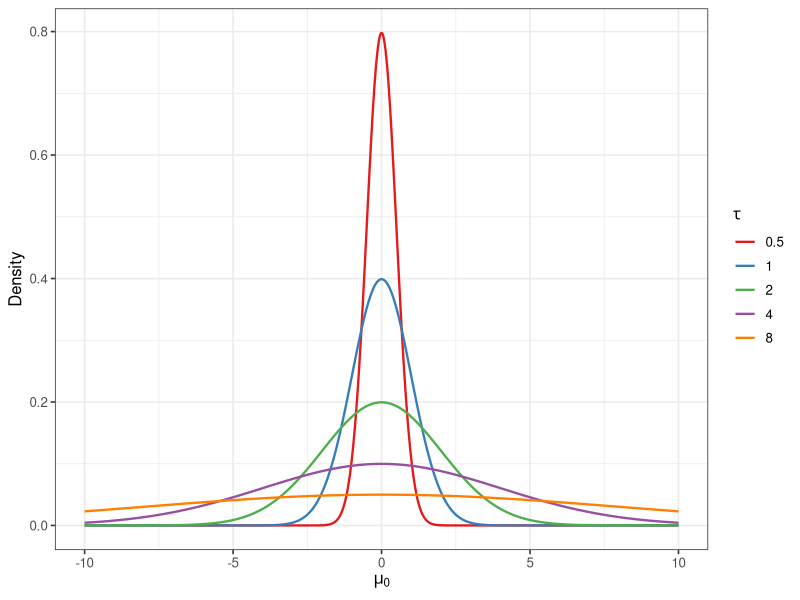
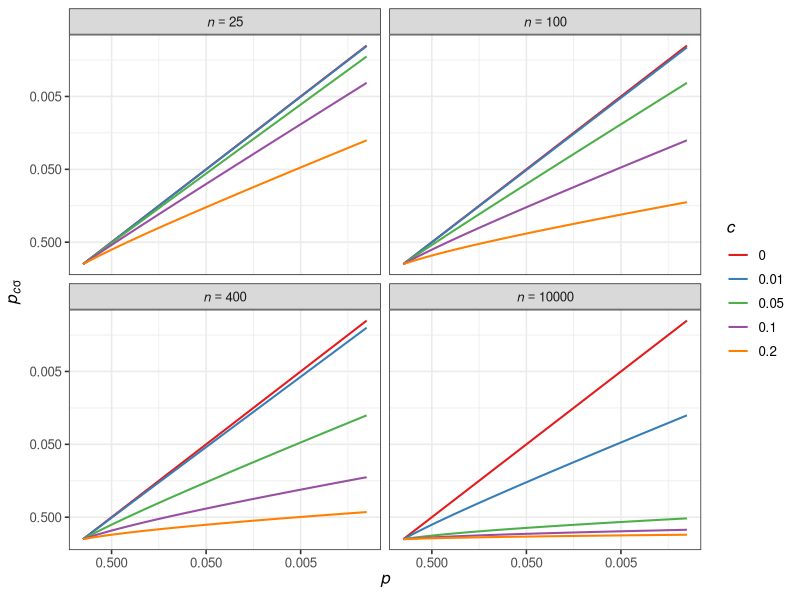
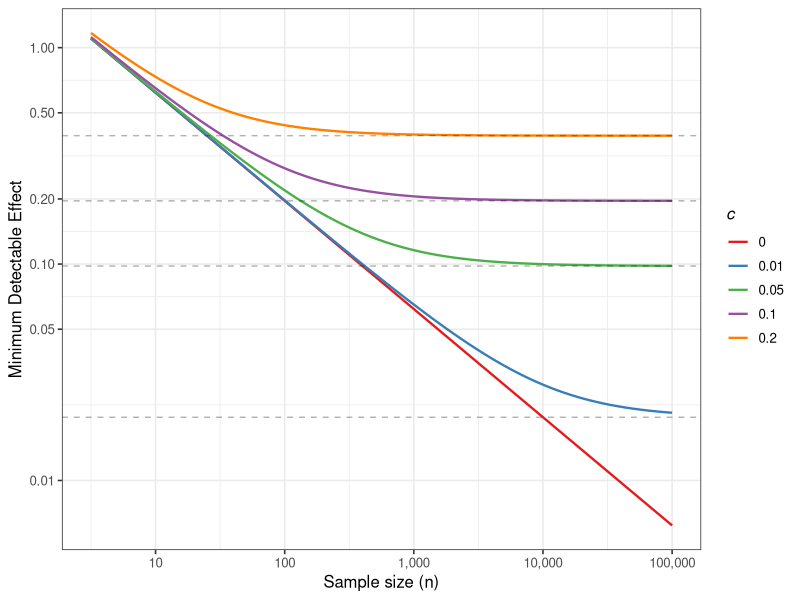
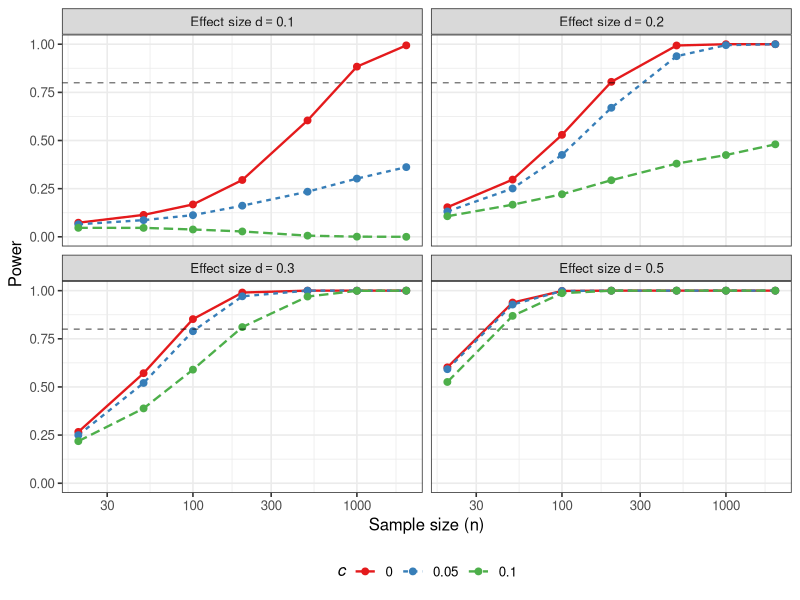
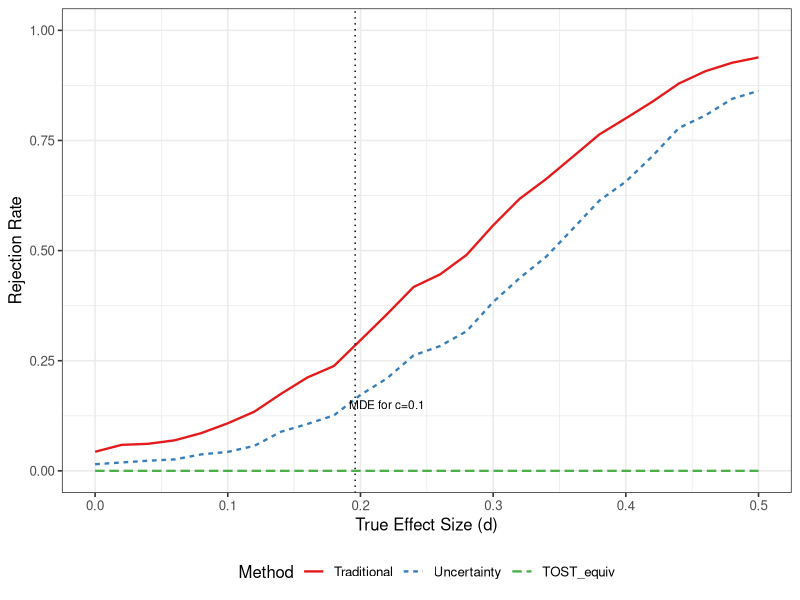
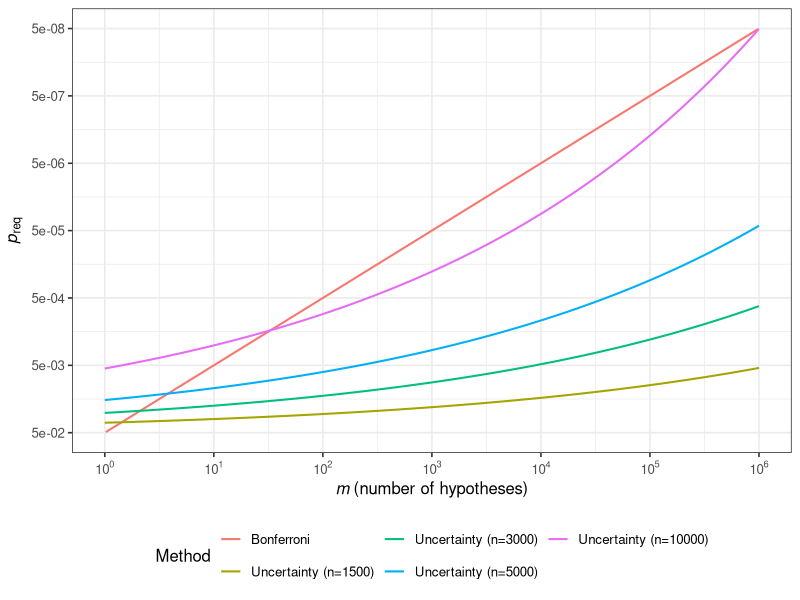
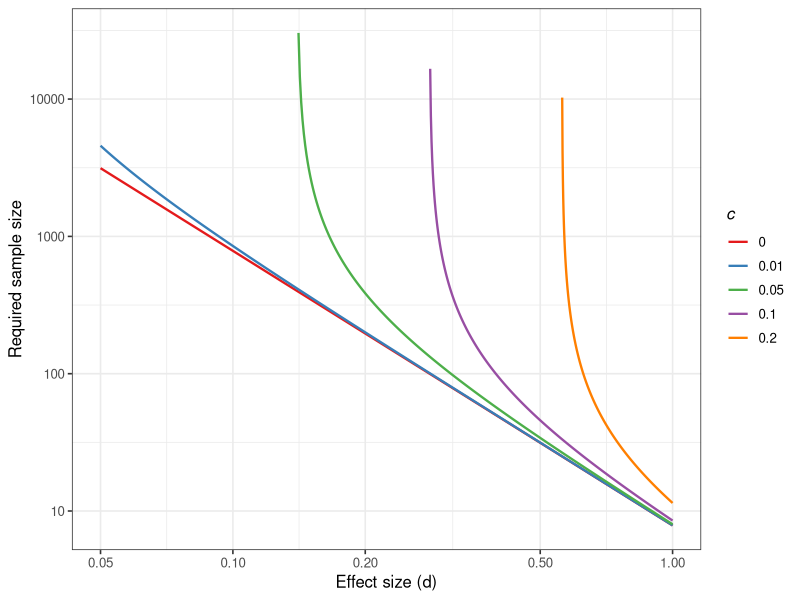

Reproduce these figures in R, in order.
## ---- chunk 1
knitr::opts_chunk$set(
  echo = FALSE,
  fig.align = "center",
  message = FALSE,
  warning = FALSE,
  cache = FALSE,
  dpi = 300,
  fig.width = 8,
  fig.height = 5
)

library(knitr)
library(data.table)
library(ggplot2)
library(scales)
library(parallel)

# Custom reverse log transformation for p-value plots
reverselog_trans <- function(base = exp(1)) {
  trans <- function(x) -log(x, base)
  inv <- function(x) base^(-x)
  trans_new(paste0("reverselog-", format(base)), trans, inv,
            log_breaks(base = base),
            domain = c(1e-100, Inf))
}

# Core functions
CalP_uncertainty <- function(z, n, c) {
  zval <- z / sqrt(1 + n * c^2)
  pval <- 2 * (1 - pnorm(abs(zval)))
  return(pval)
}

CalP_effect <- function(d, n, c) {
  zval <- d / sqrt(1/n + c^2)
  pval <- 2 * (1 - pnorm(abs(zval)))
  return(pval)
}

# Uncertainty scaling function for multiple testing
cfun <- function(base, m, b) {
  log_c <- log10(base) + b * log10(m)
  return(10^log_c)
}

# Set theme
theme_set(theme_bw(base_size = 12))
## ---- chunk 2
#| label: fig-null-uncertainty
#| fig-cap: "Null hypothesis with uncertainty: $\\mu_0 = 0$, varying $\\tau$"

h <- CJ(x = seq(-10, 10, by = 0.01), tau = c(0.5, 1, 2, 4, 8))
h[, Density := dnorm(x, sd = tau)]
ggplot(h, aes(x, Density, colour = factor(tau))) +
  geom_line(linewidth = 0.8) +
  labs(color = expression(tau)) +
  xlab(expression(mu[0])) +
  scale_color_brewer(palette = "Set1")
## ---- chunk 3
#| label: fig-p-shrinkage
#| fig-cap: "Effect-size-integrated $p_{c\\sigma}$ across uncertainty ($c$) and sample size ($n$)"

z <- seq(0, 7, by = 0.001)
n <- c(25, 100, 400, 10000)
c_vals <- c(0, 0.01, 0.05, 0.1, 0.2)

comp <- CJ(Z = z, N = n, c = c_vals)
comp[, p := CalP_uncertainty(Z, N, c)]
setkey(comp, Z, N)
dd <- comp[c == 0][comp]

ggplot(dd, aes(p, i.p, color = factor(i.c))) +
  geom_line(linewidth = 0.7) +
  facet_wrap(~N, ncol = 2, labeller = label_bquote(cols = italic(n) == .(N))) +
  scale_x_continuous(expression(italic(p)), trans = reverselog_trans(10),
                     breaks = c(0.5, 0.05, 0.005), limits = c(1, 10^(-3))) +
  scale_y_continuous(expression(italic(p)[italic(c)*sigma]), trans = reverselog_trans(10),
                     breaks = c(0.5, 0.05, 0.005), limits = c(1, 10^(-3))) +
  labs(color = expression(italic(c))) +
  scale_color_brewer(palette = "Set1")
## ---- chunk 4
#| label: fig-mde
#| fig-cap: "Minimum Detectable Effect (MDE) as a function of sample size for different uncertainty levels"

n_seq <- 10^seq(0.5, 5, by = 0.01)
c_vals <- c(0, 0.01, 0.05, 0.1, 0.2)

mde_data <- CJ(n = n_seq, c = c_vals)
mde_data[, MDE := qnorm(0.975) * sqrt(1/n + c^2)]

ggplot(mde_data, aes(n, MDE, color = factor(c))) +
  geom_line(linewidth = 0.8) +
  scale_x_log10("Sample size (n)", breaks = 10^(1:5), labels = scales::comma) +
  scale_y_log10("Minimum Detectable Effect", breaks = c(0.01, 0.05, 0.1, 0.2, 0.5, 1)) +
  labs(color = expression(italic(c))) +
  scale_color_brewer(palette = "Set1") +
  geom_hline(yintercept = qnorm(0.975) * c_vals[-1], linetype = "dashed", alpha = 0.3)
## ---- chunk 5
#| label: tbl-type1
#| tbl-cap: "Type I Error Rates at $\\alpha = 0.05$ (10,000 simulations per scenario)"

set.seed(2024)
nsim <- 10000

sim_typeI <- function(n, c, nsim = 10000) {
  # Generate data under H0: mu = 0
  rejections <- replicate(nsim, {
    x <- rnorm(n, mean = 0, sd = 1)
    z <- mean(x) / (1/sqrt(n))
    p_traditional <- 2 * (1 - pnorm(abs(z)))
    p_uncertainty <- CalP_uncertainty(z, n, c)
    c(trad = p_traditional < 0.05, uncert = p_uncertainty < 0.05)
  })

  data.table(
    n = n,
    c = c,
    Traditional = mean(rejections["trad", ]),
    Uncertainty = mean(rejections["uncert", ])
  )
}

# Run simulations
scenarios <- CJ(n = c(30, 100, 500, 1000, 5000), c = c(0, 0.01, 0.05, 0.1))
results_typeI <- rbindlist(lapply(1:nrow(scenarios), function(i) {
  sim_typeI(scenarios$n[i], scenarios$c[i], nsim)
}))

# Format for display
results_wide <- dcast(results_typeI, n ~ c, value.var = "Uncertainty")
setnames(results_wide, c("n", paste0("c=", c(0, 0.01, 0.05, 0.1))))

kable(results_wide, digits = 3, align = "c", booktabs = TRUE, format = "latex",
      col.names = c("Sample Size", "c=0 (Traditional)", "c=0.01", "c=0.05", "c=0.1"))
## ---- chunk 6
#| label: fig-power
#| fig-cap: "Power curves comparing traditional p-value and uncertainty-adjusted $p_{c\\sigma}$ for various effect sizes"

set.seed(2024)
nsim <- 5000

sim_power <- function(n, d, c, nsim = 5000) {
  rejections <- replicate(nsim, {
    x <- rnorm(n, mean = d, sd = 1)  # True effect = d
    z <- mean(x) / (1/sqrt(n))
    p_uncertainty <- CalP_uncertainty(z, n, c)
    p_uncertainty < 0.05
  })
  mean(rejections)
}

# Power for various scenarios
n_seq <- c(20, 50, 100, 200, 500, 1000, 2000)
d_vals <- c(0.1, 0.2, 0.3, 0.5)
c_vals <- c(0, 0.05, 0.1)

power_data <- CJ(n = n_seq, d = d_vals, c = c_vals)
power_data[, power := mapply(sim_power, n, d, c, MoreArgs = list(nsim = nsim))]

ggplot(power_data, aes(n, power, color = factor(c), linetype = factor(c))) +
  geom_line(linewidth = 0.8) +
  geom_point(size = 2) +
  facet_wrap(~d, ncol = 2, labeller = label_bquote(cols = "Effect size d" == .(d))) +
  scale_x_log10("Sample size (n)") +
  scale_y_continuous("Power", limits = c(0, 1)) +
  labs(color = expression(italic(c)), linetype = expression(italic(c))) +
  geom_hline(yintercept = 0.8, linetype = "dashed", alpha = 0.5) +
  scale_color_brewer(palette = "Set1") +
  theme(legend.position = "bottom")
## ---- chunk 7
#| label: tbl-birthwt
#| tbl-cap: "Effect of maternal smoking on birth weight: Comparison of methods"

library(MASS)
data(birthwt)

# Compare birth weight between smoking and non-smoking mothers
smokers <- birthwt$bwt[birthwt$smoke == 1]
nonsmokers <- birthwt$bwt[birthwt$smoke == 0]

n1 <- length(smokers)
n2 <- length(nonsmokers)
mean_diff <- mean(nonsmokers) - mean(smokers)  # positive = non-smokers heavier
pooled_sd <- sqrt(((n1-1)*var(smokers) + (n2-1)*var(nonsmokers)) / (n1+n2-2))
se_diff <- pooled_sd * sqrt(1/n1 + 1/n2)
effect_size <- mean_diff / pooled_sd  # Cohen's d
t_stat <- mean_diff / se_diff
n_eff <- (n1 * n2) / (n1 + n2)  # effective sample size

# Traditional p-value (two-sided t-test)
p_trad <- 2 * pt(-abs(t_stat), df = n1 + n2 - 2)

# Uncertainty-adjusted p-values
c_values <- c(0.1, 0.2, 0.3)
p_uncertainty <- sapply(c_values, function(c) {
  t_adj <- t_stat / sqrt(1 + n_eff * c^2)
  2 * pt(-abs(t_adj), df = n1 + n2 - 2)
})

# TOST equivalence test (bound = 0.2 SD, ~150g)
equiv_bound <- 0.2 * pooled_sd
t_lower <- (mean_diff - (-equiv_bound)) / se_diff
t_upper <- (equiv_bound - mean_diff) / se_diff
p_tost <- max(pt(-t_lower, df = n1+n2-2), pt(-t_upper, df = n1+n2-2))

# Summary table
results <- data.table(
  Method = c("Traditional t-test",
             paste0("Uncertainty (c=", c_values, ")"),
             "TOST ($\\delta = 0.2\\sigma$)"),
  `p-value` = c(p_trad, p_uncertainty, p_tost),
  `Significant ($p < 0.05$)` = c(p_trad < 0.05, p_uncertainty < 0.05, p_tost < 0.05)
)

kable(results, digits = 4, align = "lcc", booktabs = TRUE, format = "latex", escape = FALSE)
## ---- chunk 8
#| label: fig-comparison-tost
#| fig-cap: "Comparison: Uncertainty-adjusted method vs TOST across effect sizes (n = 200)"

set.seed(2024)
nsim <- 3000
n <- 200

compare_methods <- function(d, n, c, equiv_bound, nsim) {
  results <- replicate(nsim, {
    # Generate two-sample data
    x1 <- rnorm(n/2, mean = 0, sd = 1)
    x2 <- rnorm(n/2, mean = d, sd = 1)

    mean_diff <- mean(x2) - mean(x1)
    se_diff <- sqrt(2 / (n/2))
    z_stat <- mean_diff / se_diff
    n_eff <- (n/2)^2 / n

    # Traditional
    p_trad <- 2 * (1 - pnorm(abs(z_stat)))

    # Uncertainty-adjusted
    p_uncert <- CalP_uncertainty(z_stat, n_eff, c)

    # TOST
    t_lower <- (mean_diff - (-equiv_bound)) / se_diff
    t_upper <- (equiv_bound - mean_diff) / se_diff
    p_tost_equiv <- max(pnorm(-t_lower), pnorm(-t_upper))

    c(trad = p_trad < 0.05,
      uncert = p_uncert < 0.05,
      tost_reject_null = p_trad < 0.05,
      tost_equiv = p_tost_equiv < 0.05)
  })

  data.table(
    d = d,
    Traditional = mean(results["trad", ]),
    Uncertainty = mean(results["uncert", ]),
    TOST_equiv = mean(results["tost_equiv", ])
  )
}

d_seq <- seq(0, 0.5, by = 0.02)
comparison <- rbindlist(lapply(d_seq, compare_methods, n = 200, c = 0.1, equiv_bound = 0.2, nsim = nsim))

comparison_long <- melt(comparison, id.vars = "d", variable.name = "Method", value.name = "Rate")

ggplot(comparison_long, aes(d, Rate, color = Method, linetype = Method)) +
  geom_line(linewidth = 0.8) +
  scale_x_continuous("True Effect Size (d)") +
  scale_y_continuous("Rejection Rate", limits = c(0, 1)) +
  scale_color_brewer(palette = "Set1") +
  geom_vline(xintercept = 0.1 * 1.96, linetype = "dotted") +
  annotate("text", x = 0.22, y = 0.15, label = "MDE for c=0.1", size = 3) +
  theme(legend.position = "bottom")
## ---- chunk 9
#| label: fig-multiple
#| fig-cap: "Multiple testing: Uncertainty control ($c_m = c \\cdot m^b$) vs Bonferroni correction"

nt <- 10^seq(0, 6, by = 0.01)
n_samples <- c(1500, 3000, 5000, 10000)

bf2 <- CJ(m = nt, N = n_samples)
bf2[, `:=`(
  Bonferroni = qnorm(1 - 0.025/m),
  Uncertainty = qnorm(1 - 0.025) * sqrt(1 + N * cfun(0.01, m, 0.069)^2)
)]

bf3 <- melt(bf2, id.vars = c("m", "N"), measure.vars = c("Bonferroni", "Uncertainty"),
            variable.name = "Method", value.name = "zcut")
bf3[Method == "Uncertainty", Method := paste0("Uncertainty (n=", N, ")")]
bf3[, pcut := 2 * (1 - pnorm(zcut))]

ggplot(bf3, aes(m, pcut, colour = Method)) +
  geom_line(linewidth = 0.7) +
  scale_x_log10(expression(italic(m) ~ "(number of hypotheses)"),
                breaks = 10^seq(0, 6),
                labels = trans_format("log10", math_format(10^.x))) +
  scale_y_continuous(expression(italic(p)[req]),
                     trans = reverselog_trans(10),
                     breaks = 5 * 10^seq(-2, -8),
                     limits = c(0.05, 5e-8)) +
  theme(legend.position = "bottom") +
  guides(color = guide_legend(nrow = 2))
## ---- chunk 10
#| label: tbl-guidelines
#| tbl-cap: "Recommended uncertainty parameter $c$ based on minimum important effect size"

guidelines <- data.table(
  `Minimum important effect ($d$)` = c(0.02, 0.05, 0.1, 0.2, 0.3),
  `$c$` = c(0.01, 0.025, 0.05, 0.1, 0.15),
  `MDE ($n \\to \\infty$)` = round(qnorm(0.975) * c(0.01, 0.025, 0.05, 0.1, 0.15), 3),
  Example = c("Large epidemiological studies",
              "Biomarker studies",
              "Standard clinical trials",
              "Behavioral interventions",
              "Strong treatment effects")
)

kable(guidelines, align = "cccl", booktabs = TRUE, format = "latex", escape = FALSE)
## ---- chunk 11
#| label: fig-samplesize
#| fig-cap: "Required sample size with uncertainty adjustment ($\\alpha = 0.05$, power = 0.8)"

SampleNew <- function(d, c, alpha = 0.05, beta = 0.2) {
  n <- ((qnorm(1 - alpha/2) + qnorm(1 - beta)) / d)^2
  coef <- (1/n - c^2)
  out <- ifelse(coef <= 0, NA, 1/coef)
  return(out)
}

sn <- CJ(d = seq(0.05, 1, by = 0.001), c = c(0, 0.01, 0.05, 0.1, 0.2))
sn[, N := SampleNew(d, c)]

ggplot(sn[N <= 50000 & !is.na(N)], aes(d, N, colour = factor(c))) +
  geom_line(linewidth = 0.8) +
  labs(color = expression(italic(c))) +
  scale_y_log10("Required sample size", breaks = c(10, 100, 1000, 10000)) +
  scale_x_log10("Effect size (d)", breaks = c(0.05, 0.1, 0.2, 0.5, 1)) +
  scale_color_brewer(palette = "Set1")
